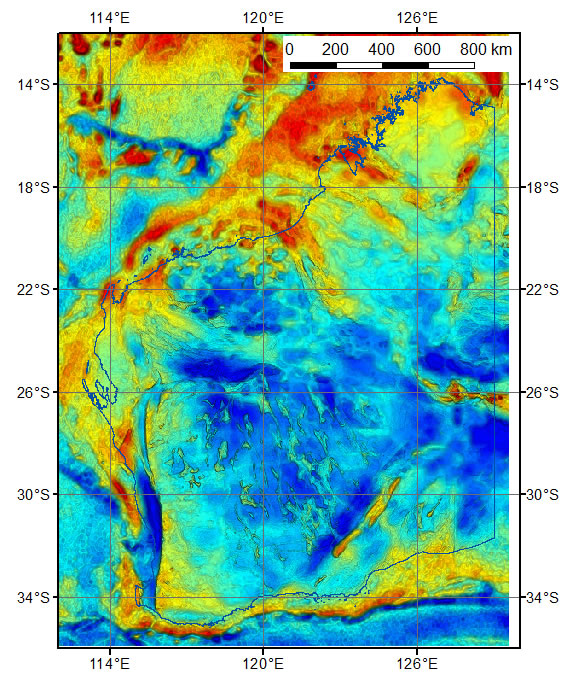
#> input picture Image processing/GSWA-Regional_geophysical_survey-04.jpg, 564 x 692 px
$ python image=processing1-1.py
#> lines starting #> are read from the running program, lines starting #| are printed output that depends on the picture
from matplotlib import pyplot as plt
from skimage import io, filters

# Read an image
img = io.imread('GSWA-Regional_geophysical_survey-04.jpg')
#> img is the input picture: shape (692, 564, 3); mean R, G, B 136.4, 189.9, 163.8

# Apply Gaussian filter
gaussian_img = filters.gaussian(img, sigma=2)
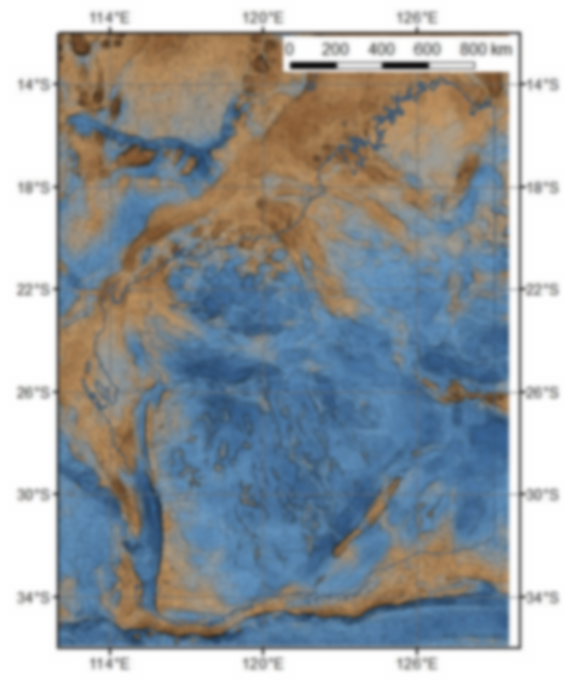
#> gaussian_img: shape (692, 564, 3) float64; mean R, G, B 0.596, 0.62, 0.636

# Display the original and processed images
plt.subplot(1, 2, 1)
plt.title('Original Image')
plt.imshow(img)

plt.subplot(1, 2, 2)
plt.title('Gaussian Filtered Image')
plt.imshow(gaussian_img)

plt.show()
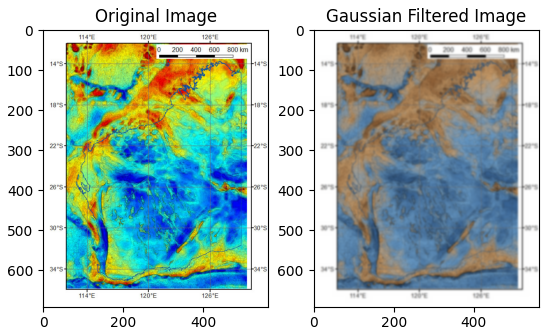
#> figure drawn by matplotlib, 2 panels
